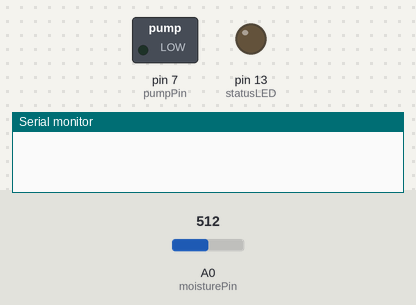
Bench run of a sketch on a simulated Arduino Uno, built with avr-gcc and run on an emulated ATmega328P. Parts: switched loads named in the sketch (green lamp = pin HIGH), output pins drawn as LEDs (lit = HIGH), the last lines printed to the serial monitor. The test bench sets the inputs (shaded band); at power-on: A0 (moisturePin) = 512. Pins used as bus, display or sensor lines are not drawn.

Above: at 5.5 s.
At 13.0 s:
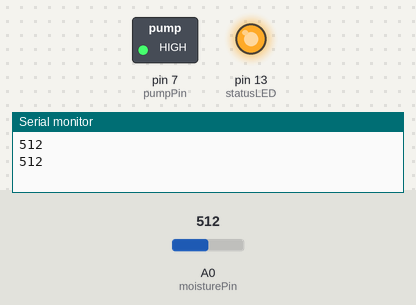
Timing chart, 0 to 45.5 s (numbered marks = the images above):
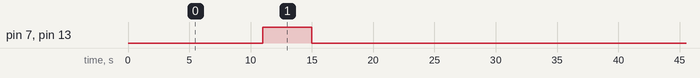

The sketch:

bewaesserung.ino
```cpp
#include <EEPROM.h>

#define MOISTURE_THRESHOLD_ON 600
#define MOISTURE_THRESHOLD_OFF 750
#define MAXIMUM_PUMP_COUNTS 5
#define PUMP_TIME (4UL * 1000) //sekunden
#define MINUTES_UNDER_THRESHOLD (5UL * 60 * 1000)
#define SECONDS_OVER_THRESHOLD (10UL * 1000)
#define DAYS_BETWEEN_PUMP (3UL * 24 * 3600 * 1000)
#define ONE_DAY (24UL * 3600 * 1000)
#define CHECK_MOISTURE_DURATION (30UL * 1000)


int TOO_MANY_PUMP_CYCLES_ERROR = 0;
int SHUT_OFF_FOR_ONE_DAY = 0;

const int moisturePin = A0;
const int moisturePowerPin = 8;
const int pumpPin = 7;
const int statusLED = 13;

int pumpState = LOW;
int moistureState = 700;
int lastMoistureState = 0;
int checkRate = 5UL * 1000;        ///// auf 3600 ändern!
int numberOfPumps = 0;
int currentlyPumping = 0;
unsigned long pumpStart;                // Startzeit der Pumpe
unsigned long lastDebounceTime = 0;
unsigned long lastPumpTime = 0;         // Endzeit des letzten gesamten Pumpvorgangs
unsigned long lastCheckTime = 0;
unsigned long shutOffTime = 0;          // Startzeit eintägiges Pumpverbot

// EEPROM Stuff
int addr = 0;


void setup() {
  // put your setup code here, to run once:
  pinMode(moisturePin, INPUT);
  pinMode(pumpPin, OUTPUT);
  pinMode(statusLED, OUTPUT);
  pinMode(moisturePowerPin, OUTPUT);

  digitalWrite(statusLED, pumpState);
  digitalWrite(pumpPin, LOW);
  digitalWrite(moisturePowerPin, LOW);


  Serial.begin(9600);
}

void loop() {
  // put your main code here, to run repeatedly:
  if (SHUT_OFF_FOR_ONE_DAY) {
    if ((millis() - shutOffTime) > ONE_DAY) { // reset auf 24*3600*1000
      SHUT_OFF_FOR_ONE_DAY = 0;
    }
  }
  if ((pumpState == LOW) && ((millis() - lastCheckTime) > checkRate) &&
      !SHUT_OFF_FOR_ONE_DAY && !TOO_MANY_PUMP_CYCLES_ERROR) {
    lastCheckTime = millis();
    checkMoisture();
  }
  if (pumpState == HIGH) {
    pump();
  }
  if (currentlyPumping && (millis() - pumpStart) > 2 * PUMP_TIME) {
    turnPumpsOff();
    pumpState = LOW;
    TOO_MANY_PUMP_CYCLES_ERROR = 1;
  }
}

void checkMoisture() {
  digitalWrite(moisturePowerPin, HIGH);
  delay(1000);
  int moisture = analogRead(moisturePin);
  digitalWrite(moisturePowerPin, LOW);

  Serial.println(moisture);
  if (moisture < MOISTURE_THRESHOLD_ON && !lastMoistureState) {
    lastMoistureState = 1;
    return;
  }
  if (moisture < MOISTURE_THRESHOLD_ON) {
    moistureState = moisture;
    pumpState = HIGH;
  }
  lastMoistureState = 0;
}

void checkMoistureDuringPump() {
  digitalWrite(moisturePowerPin, HIGH);
  delay(1000);
  int i, arrayLength = 100;
  unsigned long moistureValues = 0;
  for (i = 0; i < arrayLength; ++i) {
    moistureValues += analogRead(moisturePin);
    delay(CHECK_MOISTURE_DURATION / arrayLength);
  }
  moistureState = moistureValues / arrayLength;
  Serial.println(moistureState);
  digitalWrite(moisturePowerPin, LOW);
}


void pump() {
  if (pumpState == LOW) return;
  if (numberOfPumps != 0 && (millis() - lastPumpTime) < DAYS_BETWEEN_PUMP) {
    SHUT_OFF_FOR_ONE_DAY = 1;
    shutOffTime = millis();
    pumpState = LOW;
    return;
  }

  static int pumpCounts = 0;
  if (moistureState < MOISTURE_THRESHOLD_OFF) { // Pumpen nötig
    if (pumpCounts > MAXIMUM_PUMP_COUNTS) {
      TOO_MANY_PUMP_CYCLES_ERROR = 1;
      return;
    }
    if (!currentlyPumping) {
      turnPumpsOn();
    }
    if ((millis() - pumpStart) > PUMP_TIME) {
      turnPumpsOff();
    }
    if (!currentlyPumping) {
      checkMoistureDuringPump();             // Feuchtigkeit überprüfen
      ++pumpCounts;
    }
  } else {                                       // gießen abgeschlossen
    lastPumpTime = millis();                   // Endzeit des Pumpvorgangs
    pumpCounts = 0;
    pumpState = LOW;
    ++numberOfPumps;
    //updateEEPROM();
  }
}

void turnPumpsOn() {
  digitalWrite(statusLED, HIGH);
  digitalWrite(pumpPin, HIGH);
  pumpStart = millis();
  currentlyPumping = 1;
}

void turnPumpsOff() {
  digitalWrite(statusLED, LOW);
  digitalWrite(pumpPin, LOW);
  currentlyPumping = 0;
}

void updateEEPROM() {
  EEPROM.update(addr, numberOfPumps);
}
```

Measured:
- by itself, pin 7 (pumpPin), pin 13 (statusLED): alternates HIGH for 4.0 s and LOW for 31.0 s
